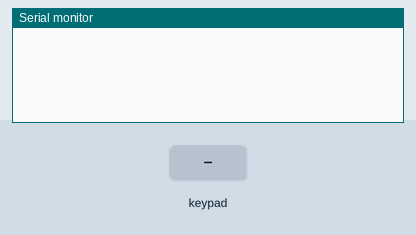
A sketch run on a simulated Arduino Uno, built with avr-gcc and run on an emulated ATmega328P. Shown: the last lines printed to the serial monitor. Inputs (shaded band) come from the test bench.

Above: at 1.2 s.
1.3 s: key '1' pressed
At 2.0 s:
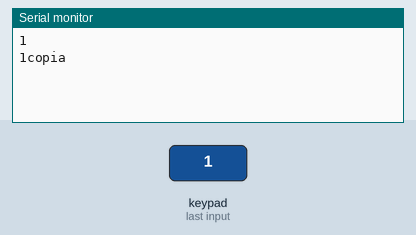
2.8 s: keypad keys 1 2 3 4 5 6 pressed 0.4 s apart
At 5.8 s:
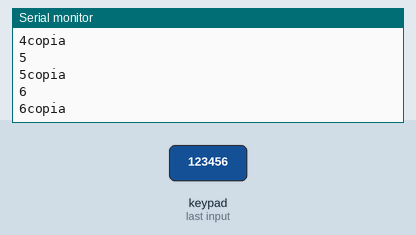
6.7 s: key '7' pressed
At 7.3 s:
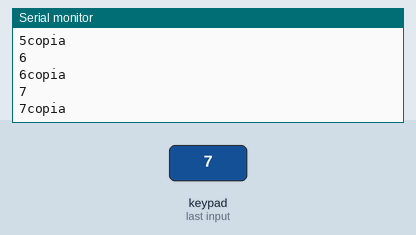
8.2 s: keypad keys 9 8 7 6 pressed 0.4 s apart
At 10.4 s:
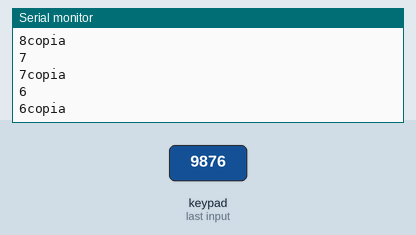
Timing chart, 0 to 11.9 s (numbered marks = the images above; inputs shaded):
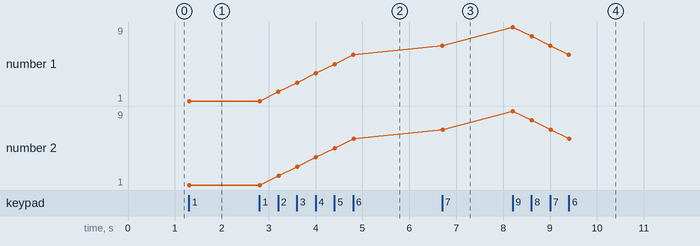

Measured:
- after the input at 1.3 s, the serial monitor: prints a new line at once (image 1)
- after the input at 2.8 s, the serial monitor: prints a new line after 0.41 s (image 2)
- after the input at 6.7 s, the serial monitor: prints a new line at once (image 3)
- after the input at 8.2 s, the serial monitor: prints a new line at once (image 4)
- plotted number 1: 1 → 6 after the input at 2.8 s, 6 → 7 after the input at 6.7 s, 7 → 6 after the input at 8.2 s
- plotted number 2: 1 → 6 after the input at 2.8 s, 6 → 7 after the input at 6.7 s, 7 → 6 after the input at 8.2 s

The sketch:

tclaejemplo.ino
```cpp
#include <Keypad.h>     // importa libreria Keypad

bool inicio = false;
bool inicio2 = false;
const byte FILAS = 4;     // define numero de filas
const byte COLUMNAS = 4;    // define numero de columnas
char keys[FILAS][COLUMNAS] = {    // define la distribucion de teclas
  {'1','2','3','A'},
  {'4','5','6','B'},
  {'7','8','9','C'},
  {'*','0','#','D'}
};

byte pinesFilas[FILAS] = {9,8,7,6};   // pines correspondientes a las filas
byte pinesColumnas[COLUMNAS] = {5,4,3,2}; // pines correspondientes a las columnas

Keypad teclado = Keypad(makeKeymap(keys), pinesFilas, pinesColumnas, FILAS, COLUMNAS);  // crea objeto

char TECLA;       // almacena la tecla presionada
char CLAVE[8];        // almacena en un array 6 digitos ingresados
char CLAVE_MAESTRA[7] = "123456";   // almacena en un array la contraseña maestra
byte INDICE = 0;      // indice del array
byte p=0;
String nummero;
int datos [1]={0};

int fin=0;

void setup()
{
 Serial.begin(9600);      // inicializa comunicacion serie
 inicio2=true;

}

void loop(){
  TECLA = teclado.getKey();   // obtiene tecla presionada y asigna a variable
//datos[0]=digitalRead(TECLA);
  if (inicio2==true)
{

  if (TECLA)        // comprueba que se haya presionado una tecla
  {   // incrementa indice en uno


 if(TECLA == '1')       // si ya se almacenaron los 6 digitos
  {   // envia a monitor serial la tecla presionada
   Serial.println("1");
   datos[0]=1;
   Serial.print(datos[0]);
   Serial.println("copia");
   }
if(TECLA == '2')       // si ya se almacenaron los 6 digitos
  {   // envia a monitor serial la tecla presionada
     Serial.println("2");
      datos[0]=2;
   Serial.print(datos[0]);
     Serial.println("copia");
   }
   if(TECLA == '3')       // si ya se almacenaron los 6 digitos
  {   // envia a monitor serial la tecla presionada
     Serial.println("3");
      datos[0]=3;
   Serial.print(datos[0]);
   Serial.println("copia");
   }
   if(TECLA == '4')       // si ya se almacenaron los 6 digitos
  {
      Serial.println("4");// envia a monitor serial la tecla presionada
    datos[0]=4;
   Serial.print(datos[0]);
   Serial.println("copia");
   }
   if(TECLA == '5')       // si ya se almacenaron los 6 digitos
  {   // envia a monitor serial la tecla presionada
     Serial.println("5");
    datos[0]=5;
   Serial.print(datos[0]);
   Serial.println("copia");
   }
   if(TECLA == '6')       // si ya se almacenaron los 6 digitos
  {   // envia a monitor serial la tecla presionada
     Serial.println("6");
      datos[0]=6;
   Serial.print(datos[0]);
   Serial.println("copia");
   }
   if(TECLA == '7')       // si ya se almacenaron los 6 digitos
  {   // envia a monitor serial la tecla presionada
     Serial.println("7");
      datos[0]=7;
   Serial.print(datos[0]);
   Serial.println("copia");
   }
   if(TECLA == '8')       // si ya se almacenaron los 6 digitos
  {   // envia a monitor serial la tecla presionada
     Serial.println("8");
      datos[0]=8;
   Serial.print(datos[0]);
   Serial.println("copia");
   }
   if(TECLA == '9')       // si ya se almacenaron los 6 digitos
  {   // envia a monitor serial la tecla presionada
    Serial.println("9");
    datos[0]=9;
   Serial.print(datos[0]);
   Serial.println("copia");
   }

   if(TECLA == '*')       // si ya se almacenaron los 6 digitos
  { for(int i=0;i<=8;i++){
      CLAVE[i]=p;
    }

inicio=true;

    inicio2=false;
}
  }

}
/// Serial.print(TECLA);    // envia a monitor serial la tecla presionada

 if (inicio==true)
{
 if (TECLA)        // comprueba que se haya presionado una tecla
  {

    CLAVE[INDICE] = TECLA;    // almacena en array la tecla presionada
    INDICE++;       // incrementa indice en uno
    Serial.println(TECLA);    // envia a monitor serial la tecla presionada

  }
///EEPROM.put(numero, valor);
    if(TECLA  == '#')       // si ya se almacenaron los 6 digitos
 {

    for(int i=1;i<=8;i++){

      if(CLAVE [i]!= '#'){
        if(CLAVE[i] == '1' || CLAVE[i] == '2' || CLAVE[i] == '3' || CLAVE[i] == '4' || CLAVE[i] == '5' || CLAVE[i] == '6' || CLAVE[i] == '7' || CLAVE[i] == '8' || CLAVE[i] == '9'){
          Serial.print(CLAVE[i]);
        }
      }
    //  Serial.print(CLAVE[i]);

  INDICE = 0;
    inicio=false;
  inicio2=true;
}
 }
}}
```
